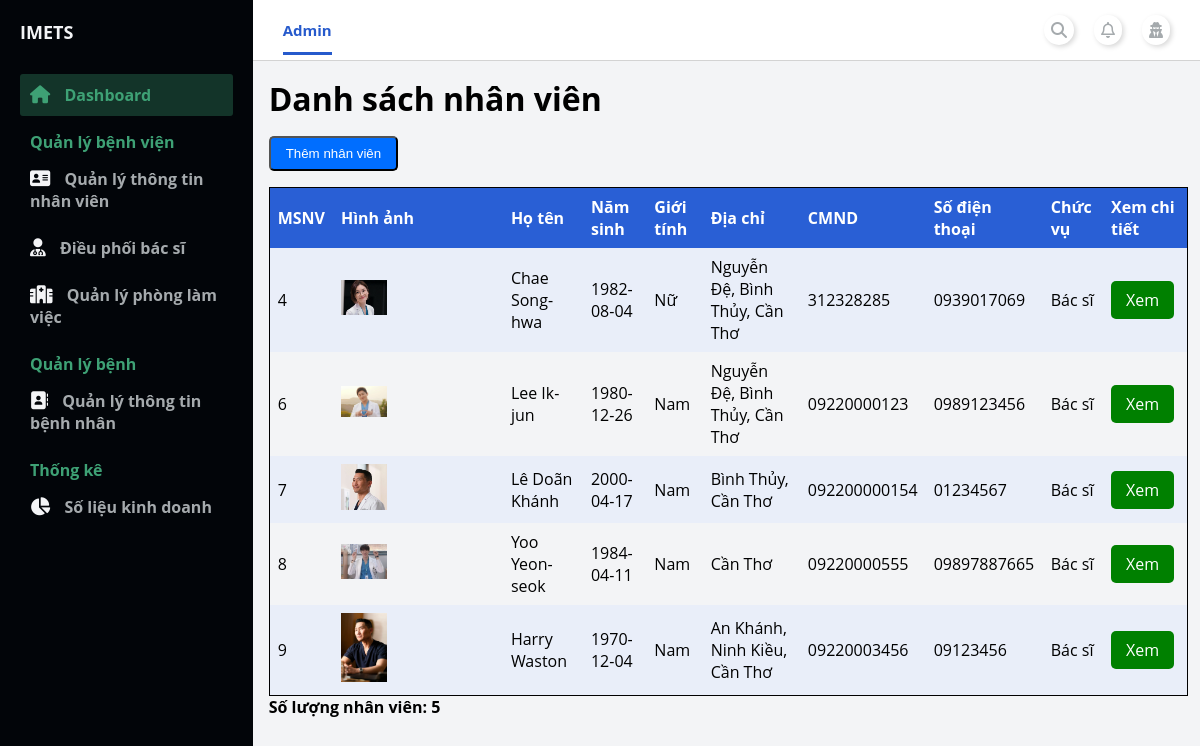
Before: /admin/index.php?page_layout=staff_management (signed in) with the older database file.
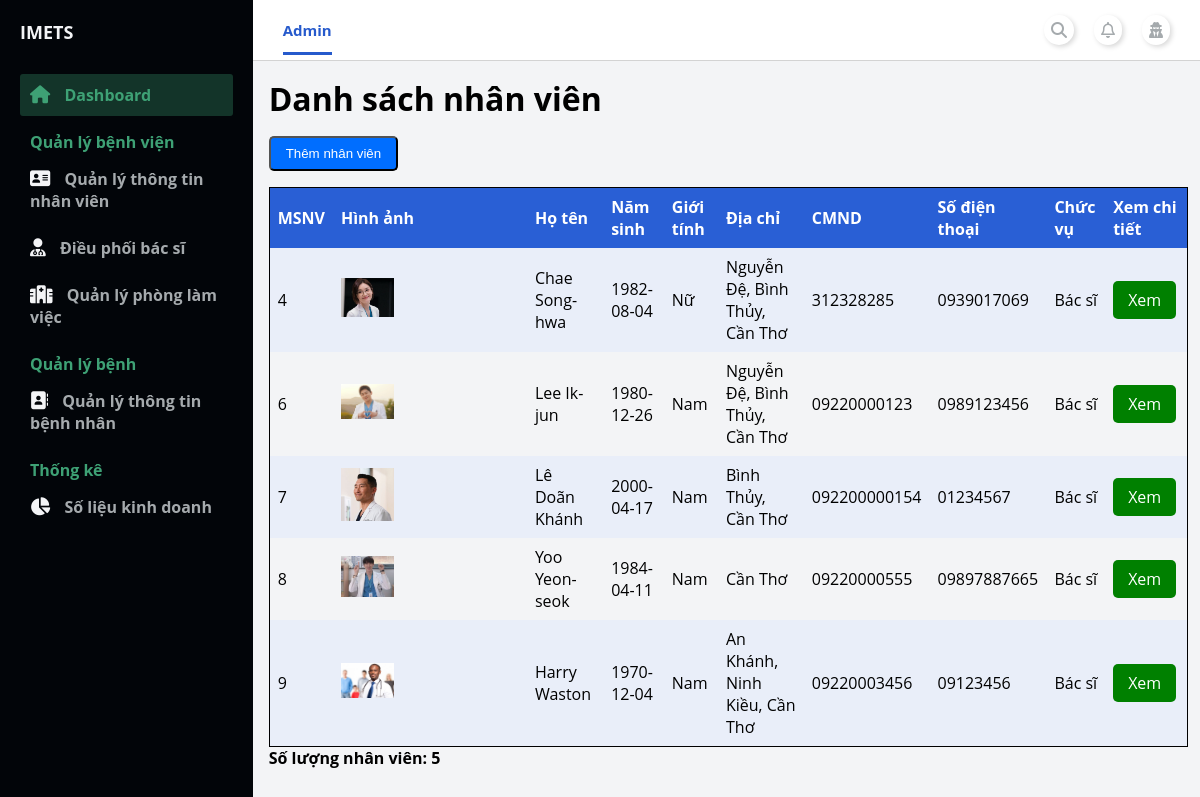
After: the same page with the newer database file.
### tables this page shows
CREATE TABLE `staff` (
  `ID_Staff` int(11) NOT NULL,
  `Name` varchar(100) NOT NULL,
  `DOB` date NOT NULL,
  `Sex` varchar(10) NOT NULL,
  `Address` varchar(200) NOT NULL,
  `CMND` varchar(15) NOT NULL,
  `PhoneNumber` varchar(25) NOT NULL,
  `Position` varchar(50) NOT NULL,
  `ID_Dept` int(11) NOT NULL,
  `DateStartWork` date NOT NULL,
  `VoteRate` double NOT NULL DEFAULT 0,
  `UserName` varchar(100) NOT NULL,
  `Password` varchar(100) NOT NULL
);

CREATE TABLE `img_staff` (
  `ID_ImgStaff` int(11) NOT NULL,
  `ID_Staff` int(11) DEFAULT NULL,
  `imgName` varchar(100) DEFAULT NULL
);

### admin/modules_admin/staff_management/list_staffManagement.php (the view, shortened to what this page needs)
<main>
    <div class="container-table">
        <div class="table-header">
            <h1>Danh sách nhân viên</h1>
        </div>
        <div class="table-body">
            <button type="button" class="btn_add">Thêm nhân viên</button>
            <table class="table">
                <thead class="thead-dark">
                    <tr>
                        <th>MSNV</th>
                        <th>Hình ảnh</th>
                        <th>Họ tên</th>
                        <th>Năm sinh</th>
                        <th>Giới tính</th>
                        <th>Địa chỉ</th>
                        <th>CMND</th>
                        <th>Số điện thoại</th>
                        <th>Chức vụ</th>
                        <th>Xem chi tiết</th>
                    </tr>
                </thead>
                <tbody>
                    <tr>
                        <?php
                            include './../config.php';
                            $sql = "SELECT *
                                FROM staff  JOIN dept ON dept.ID_Dept=staff.ID_Dept
                                JOIN img_staff ON staff.ID_Staff=img_staff.ID_Staff
                                WHERE staff.Position != 'Admin'
                                GROUP BY staff.ID_Staff
                                ORDER BY staff.ID_Staff ASC";
                            $count_nhanvien=0;
                            $query = mysqli_query($conn, $sql);
                            while($rows = mysqli_fetch_array($query)){ ?>
                            <tr>
                                <td><?php echo $rows["ID_Staff"] ?></td>
                                <td><img src="./../img/staff/<?php echo $rows["imgName"] ?>" style="width: 30%"></td>
                                <td><?php echo $rows["Name"] ?></td>
                                <td><?php echo $rows["DOB"] ?></td>
                                <td><?php echo $rows["Sex"] ?></td>
                                <td><?php echo $rows["Address"] ?></td>
                                <td><?php echo $rows["CMND"] ?></td>
                                <td><?php echo $rows["PhoneNumber"] ?></td>
                                <td><?php echo $rows["Position"] ?></td>
                                <?php $count_nhanvien++ ?>
                                <td>
                                    <a
                                    href="./index.php?page_layout=staff_detail&id= <?php echo $rows['ID_Staff'] ?>"
                                    style="background-color: green;color: white;padding: 8px 15px;text-align: center;text-decoration: none;display: inline-block;border-radius: 5px;">
                                        Xem
                                    </a>
                                </td>
                            </tr>
                        <?php } ?>
                    </tr>
            </table>
            <p><b><?php echo 'Số lượng nhân viên: '. $count_nhanvien ?></b></p>
        </div>
    </div>
</main>

### admin/index.php (shortened to what this page needs)
<!DOCTYPE html>
<html>
<head>
	<link rel="stylesheet" href="./modules_admin/style/index_admin.css" />
    <link
      rel="stylesheet"
      href="https://stackpath.bootstrapcdn.com/font-awesome/4.7.0/css/font-awesome.min.css"
    />
</head>
<body id="body">
	<div class="container">
		<?php
			include './modules_admin/navigation_admin.php';
			include './modules_admin/content_admin.php';
			include './modules_admin/sidebar_admin.php';
		?>
	</div>
</body>
</html>

### admin/modules_admin/navigation_admin.php (shortened to what this page needs)
<nav class="navbar">
    <div class="navbar__left">
        <a class="active_link" href="#">Admin</a>
    </div>
    <div class="navbar__right">
        <a href="#">
            <i class="fa fa-search" aria-hidden="true"></i>
        </a>
        <a href="#">
            <i class="far fa-bell" aria-hidden="true"></i>
        </a>
        <a href="#" class="modal-btn">
            <i class="fa fa-user-secret" aria-hidden="true"></i>
        </a>
    </div>
</nav>

### admin/modules_admin/content_admin.php (shortened to what this page needs)
<?php
    if(isset($_GET['page_layout'])){
        switch ($_GET['page_layout']) {
            case 'staff_management':
                include './modules_admin/staff_management/list_staffManagement.php';
                break;
            }
    }else {
        include './modules_admin/dashboard_admin/dashboard_admin.php';
    }
?>

### admin/modules_admin/sidebar_admin.php (shortened to what this page needs)
<div id="sidebar">
    <div class="sidebar__title">
        <div class="sidebar__img">
            <h1>IMETS</h1>
        </div>
    </div>
    <div class="sidebar__menu">
        <div class="sidebar__link active_menu_link">
            <i class="fa fa-home"></i>
            <a href="./index.php">Dashboard</a>
        </div>
        <h2>Quản lý bệnh viện</h2>
        <div class="sidebar__link">
            <i class="fas fa-address-card" aria-hidden="true"></i>
            <a href="./index.php?page_layout=staff_management">Quản lý thông tin nhân viên</a>
        </div>
        <div class="sidebar__link">
            <i class="fas fa-user-md"></i>
            <a href="#">Điều phối bác sĩ</a>
        </div>
        <div class="sidebar__link">
            <i class="fas fa-hospital"></i>
            <a href="#">Quản lý phòng làm việc</a>
        </div>
        <h2>Quản lý bệnh</h2>
        <div class="sidebar__link">
            <i class="fas fa-address-book"></i>
            <a href="#">Quản lý thông tin bệnh nhân</a>
        </div>
        <h2>Thống kê</h2>
        <div class="sidebar__link">
            <i class="fas fa-chart-pie"></i>
            <a href="./index.php?page_layout=statistics_management">Số liệu kinh doanh</a>
        </div>
    </div>
</div>

### admin/modules_admin/style/index_admin.css (style rules this page uses)
:root { --white: #ffffff; --lightblue:#E9EEF9; --blue:#295FD5; --blacktext:#3B3B3B; --red: #E85253; --box-shadow:.5rem .5rem 0 rgba(22, 86, 160, 0.2); --text-shadow:.4rem .4rem 0 rgba(0, 0, 0, .2); --border:.2rem solid var(--blue); }
* { margin: 0; padding: 0; }
body { box-sizing: border-box; font-family: 'Open Sans', sans-serif; }
.container { display: grid; height: 100vh; grid-template-columns: 0.8fr 1fr 1fr 1fr; grid-template-rows: 0.2fr 3fr; grid-template-areas: "sidebar nav nav nav" "sidebar main main main"; }

### admin/modules_admin/style/navigation_admin.css (style rules this page uses)
.navbar { background: #ffffff; grid-area: nav; height: 60px; display: flex; align-items: center; justify-content: space-between; padding: 0 30px 0 30px; border-bottom: 1px solid lightgray; }
.navbar__left > a { margin-right: 30px; text-decoration: none; color: #a5aaad; font-size: 15px; font-weight: 700; }
.navbar__left .active_link { color: #265acc; border-bottom: 3px solid #265acc; padding-bottom: 12px; }
.navbar__right { display: flex; justify-content: center; align-items: center; }
.navbar__right > a { margin-left: 20px; text-decoration: none; }
.navbar__right > a > i { color: #a5aaad; font-size: 16px; border-radius: 50px; background: #ffffff; box-shadow: 2px 2px 5px #d9d9d9, -2px -2px 5px #ffffff; padding: 7px; }

### admin/modules_admin/style/sidebar_admin.css (style rules this page uses)
#sidebar { background: #020509; grid-area: sidebar; overflow-y: auto; padding: 20px; -webkit-transition: all 0.5s; transition: all 0.5s; }
.sidebar__title { display: flex; justify-content: space-between; align-items: center; color: #f3f4f6; margin-bottom: 30px; }
.sidebar__img { display: flex; align-items: center; }
.sidebar__title > div > h1 { font-size: 18px; display: inline; }
.sidebar__menu > h2 { color: #3ea175; font-size: 16px; margin-top: 15px; margin-bottom: 5px; padding: 0 10px; font-weight: 700; }
.sidebar__link { color: #f3f4f6; padding: 10px; border-radius: 3px; margin-bottom: 5px; }
.active_menu_link { background: rgba(62, 161, 117, 0.3); color: #3ea175; }
.active_menu_link a { color: #3ea175 !important; }
.sidebar__link > a { text-decoration: none; color: #a5aaad; font-weight: 700; }
.sidebar__link > i { margin-right: 10px; font-size: 18px; }

### admin/modules_admin/style/content_admin.css (style rules this page uses)
main { background: #f3f4f6; grid-area: main; overflow-y: auto; }

### admin/modules_admin/style/staff_management.css (style rules this page uses)
.container-table { width: 97%; margin: 1rem 1rem 0 1rem; }
.table { border-collapse: collapse; width: 100%; margin-top: 1rem; border: 1px solid rgb(0, 0, 0); }
.thead-dark { background-color: var(--blue); color: var(--white); }
th, td { text-align: left; padding: 0.5rem; }
tr:nth-child(even) { background-color: var(--lightblue); }
.btn_add { margin-top: 1rem; }
.btn_add { background-color: rgb(0, 110, 255); color: white; padding: 8px 15px; text-align: center; text-decoration: none; display: inline-block; border-radius: 5px; cursor: pointer; }

Changed rows visible on the page:
changed through a linked row, staff "Harry Waston": img_staff.imgName: a different picture
